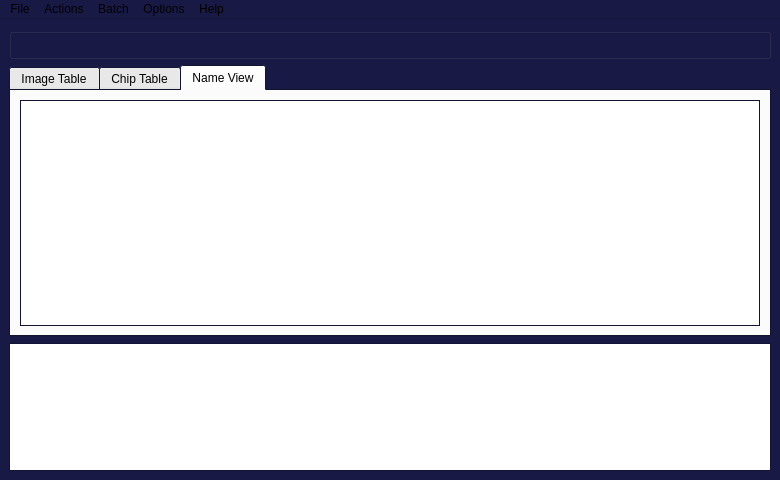
<?xml version="1.0" encoding="UTF-8"?>
<ui version="4.0">
 <class>mainSkel</class>
 <widget class="QMainWindow" name="mainSkel">
  <property name="windowModality">
   <enum>Qt::NonModal</enum>
  </property>
  <property name="geometry">
   <rect>
    <x>0</x>
    <y>0</y>
    <width>780</width>
    <height>480</height>
   </rect>
  </property>
  <property name="palette">
   <palette>
    <active>
     <colorrole role="Base">
      <brush brushstyle="SolidPattern">
       <color alpha="255">
        <red>255</red>
        <green>255</green>
        <blue>255</blue>
       </color>
      </brush>
     </colorrole>
     <colorrole role="Window">
      <brush brushstyle="SolidPattern">
       <color alpha="255">
        <red>25</red>
        <green>25</green>
        <blue>70</blue>
       </color>
      </brush>
     </colorrole>
    </active>
    <inactive>
     <colorrole role="Base">
      <brush brushstyle="SolidPattern">
       <color alpha="255">
        <red>255</red>
        <green>255</green>
        <blue>255</blue>
       </color>
      </brush>
     </colorrole>
     <colorrole role="Window">
      <brush brushstyle="SolidPattern">
       <color alpha="255">
        <red>25</red>
        <green>25</green>
        <blue>70</blue>
       </color>
      </brush>
     </colorrole>
    </inactive>
    <disabled>
     <colorrole role="Base">
      <brush brushstyle="SolidPattern">
       <color alpha="255">
        <red>25</red>
        <green>25</green>
        <blue>70</blue>
       </color>
      </brush>
     </colorrole>
     <colorrole role="Window">
      <brush brushstyle="SolidPattern">
       <color alpha="255">
        <red>25</red>
        <green>25</green>
        <blue>70</blue>
       </color>
      </brush>
     </colorrole>
    </disabled>
   </palette>
  </property>
  <property name="windowTitle">
   <string>HotSpotter</string>
  </property>
  <property name="windowIcon">
   <iconset resource="resources_MainSkel.qrc">
    <normaloff>:/newPrefix/hsicon.png</normaloff>:/newPrefix/hsicon.png</iconset>
  </property>
  <property name="documentMode">
   <bool>false</bool>
  </property>
  <property name="tabShape">
   <enum>QTabWidget::Rounded</enum>
  </property>
  <widget class="QWidget" name="centralwidget">
   <layout class="QGridLayout" name="gridLayout">
    <item row="2" column="0">
     <widget class="QTabWidget" name="TableTabWidget">
      <property name="sizePolicy">
       <sizepolicy hsizetype="Expanding" vsizetype="Maximum">
        <horstretch>0</horstretch>
        <verstretch>0</verstretch>
       </sizepolicy>
      </property>
      <property name="maximumSize">
       <size>
        <width>16777215</width>
        <height>1200</height>
       </size>
      </property>
      <property name="currentIndex">
       <number>2</number>
      </property>
      <property name="tabsClosable">
       <bool>false</bool>
      </property>
      <widget class="QWidget" name="imageTab">
       <attribute name="title">
        <string>Image Table</string>
       </attribute>
       <layout class="QVBoxLayout" name="verticalLayout_6">
        <item>
         <layout class="QVBoxLayout" name="imageView">
          <item>
           <widget class="QTableWidget" name="gxs_TBL">
            <property name="autoFillBackground">
             <bool>true</bool>
            </property>
            <attribute name="horizontalHeaderCascadingSectionResizes">
             <bool>true</bool>
            </attribute>
            <attribute name="horizontalHeaderDefaultSectionSize">
             <number>150</number>
            </attribute>
            <attribute name="horizontalHeaderStretchLastSection">
             <bool>true</bool>
            </attribute>
            <attribute name="verticalHeaderCascadingSectionResizes">
             <bool>false</bool>
            </attribute>
           </widget>
          </item>
         </layout>
        </item>
        <item>
         <widget class="QGroupBox" name="horizontalGroupBox">
          <layout class="QHBoxLayout" name="horizontalLayout_4">
           <item>
            <widget class="QPushButton" name="pushButton">
             <property name="text">
              <string>Import Image(s)</string>
             </property>
            </widget>
           </item>
           <item>
            <widget class="QPushButton" name="AutoChip">
             <property name="text">
              <string>AutoChip</string>
             </property>
            </widget>
           </item>
          </layout>
         </widget>
        </item>
       </layout>
      </widget>
      <widget class="QWidget" name="chipTab">
       <attribute name="title">
        <string>Chip Table</string>
       </attribute>
       <layout class="QVBoxLayout" name="verticalLayout_7">
        <item>
         <layout class="QVBoxLayout" name="chipView">
          <item>
           <widget class="QTableWidget" name="cxs_TBL"/>
          </item>
         </layout>
        </item>
        <item>
         <widget class="QGroupBox" name="horizontalGroupBox">
          <layout class="QHBoxLayout" name="horizontalLayout_5">
           <item>
            <widget class="QPushButton" name="AutoQuery">
             <property name="text">
              <string>AutoQuery</string>
             </property>
            </widget>
           </item>
           <item>
            <widget class="QPushButton" name="Cluster">
             <property name="text">
              <string>Cluster</string>
             </property>
            </widget>
           </item>
           <item>
            <widget class="QPushButton" name="ShowMatrices">
             <property name="text">
              <string>Show Matrices</string>
             </property>
            </widget>
           </item>
           <item>
            <widget class="QPushButton" name="SortToFolders">
             <property name="text">
              <string>Sort to Folders</string>
             </property>
            </widget>
           </item>
          </layout>
         </widget>
        </item>
       </layout>
      </widget>
      <widget class="QWidget" name="nameTab">
       <attribute name="title">
        <string>Name View</string>
       </attribute>
       <layout class="QVBoxLayout" name="verticalLayout_8">
        <item>
         <layout class="QVBoxLayout" name="nameView">
          <item>
           <widget class="QTableWidget" name="nxs_TBL"/>
          </item>
         </layout>
        </item>
       </layout>
      </widget>
     </widget>
    </item>
    <item row="0" column="0">
     <widget class="QGroupBox" name="logo_space">
      <property name="enabled">
       <bool>true</bool>
      </property>
      <property name="sizePolicy">
       <sizepolicy hsizetype="Preferred" vsizetype="Fixed">
        <horstretch>0</horstretch>
        <verstretch>0</verstretch>
       </sizepolicy>
      </property>
      <property name="focusPolicy">
       <enum>Qt::NoFocus</enum>
      </property>
      <property name="contextMenuPolicy">
       <enum>Qt::NoContextMenu</enum>
      </property>
      <property name="acceptDrops">
       <bool>false</bool>
      </property>
      <property name="accessibleDescription">
       <string/>
      </property>
      <property name="flat">
       <bool>false</bool>
      </property>
      <property name="checkable">
       <bool>false</bool>
      </property>
      <layout class="QHBoxLayout" name="horizontalLayout">
       <property name="leftMargin">
        <number>0</number>
       </property>
       <property name="topMargin">
        <number>0</number>
       </property>
       <property name="rightMargin">
        <number>0</number>
       </property>
       <property name="bottomMargin">
        <number>0</number>
       </property>
       <item>
        <widget class="QLabel" name="label_2">
         <property name="maximumSize">
          <size>
           <width>175</width>
           <height>60</height>
          </size>
         </property>
         <property name="text">
          <string/>
         </property>
         <property name="pixmap">
          <pixmap resource="resources_MainSkel.qrc">:/newPrefix/SeattleUMain-red-background.png</pixmap>
         </property>
         <property name="scaledContents">
          <bool>true</bool>
         </property>
         <property name="wordWrap">
          <bool>true</bool>
         </property>
        </widget>
       </item>
       <item>
        <widget class="QLabel" name="label">
         <property name="sizePolicy">
          <sizepolicy hsizetype="Fixed" vsizetype="Preferred">
           <horstretch>0</horstretch>
           <verstretch>0</verstretch>
          </sizepolicy>
         </property>
         <property name="maximumSize">
          <size>
           <width>75</width>
           <height>75</height>
          </size>
         </property>
         <property name="text">
          <string/>
         </property>
         <property name="pixmap">
          <pixmap resource="resources_MainSkel.qrc">:/newPrefix/hsicon.png</pixmap>
         </property>
         <property name="scaledContents">
          <bool>true</bool>
         </property>
        </widget>
       </item>
       <item>
        <widget class="QLabel" name="PantheraLogo">
         <property name="sizePolicy">
          <sizepolicy hsizetype="Maximum" vsizetype="Maximum">
           <horstretch>0</horstretch>
           <verstretch>0</verstretch>
          </sizepolicy>
         </property>
         <property name="maximumSize">
          <size>
           <width>150</width>
           <height>75</height>
          </size>
         </property>
         <property name="layoutDirection">
          <enum>Qt::LeftToRight</enum>
         </property>
         <property name="text">
          <string/>
         </property>
         <property name="pixmap">
          <pixmap resource="resources_MainSkel.qrc">:/newPrefix/Logo_DarkBackgrounds.png</pixmap>
         </property>
         <property name="scaledContents">
          <bool>true</bool>
         </property>
         <property name="alignment">
          <set>Qt::AlignRight|Qt::AlignTrailing|Qt::AlignVCenter</set>
         </property>
         <property name="wordWrap">
          <bool>false</bool>
         </property>
        </widget>
       </item>
      </layout>
     </widget>
    </item>
    <item row="3" column="0">
     <widget class="QTextEdit" name="textEdit">
      <property name="sizePolicy">
       <sizepolicy hsizetype="Expanding" vsizetype="Maximum">
        <horstretch>0</horstretch>
        <verstretch>0</verstretch>
       </sizepolicy>
      </property>
      <property name="maximumSize">
       <size>
        <width>16777215</width>
        <height>150</height>
       </size>
      </property>
     </widget>
    </item>
   </layout>
  </widget>
  <widget class="QMenuBar" name="menubar">
   <property name="geometry">
    <rect>
     <x>0</x>
     <y>0</y>
     <width>780</width>
     <height>22</height>
    </rect>
   </property>
   <widget class="QMenu" name="menuFile">
    <property name="title">
     <string>File</string>
    </property>
    <addaction name="actionNew_Database"/>
    <addaction name="actionOpen_Database"/>
    <addaction name="separator"/>
    <addaction name="actionSave_Database"/>
    <addaction name="separator"/>
    <addaction name="actionImport_Images_Select_file_s"/>
    <addaction name="actionImport_Images_Select_Directory"/>
    <addaction name="separator"/>
    <addaction name="actionQuit"/>
   </widget>
   <widget class="QMenu" name="menuActions">
    <property name="title">
     <string>Actions</string>
    </property>
    <addaction name="actionAdd_Chip"/>
    <addaction name="actionNew_Chip_Property"/>
    <addaction name="separator"/>
    <addaction name="actionQuery"/>
    <addaction name="separator"/>
    <addaction name="actionReselect_ROI"/>
    <addaction name="actionReselect_Orientation"/>
    <addaction name="separator"/>
    <addaction name="actionSelect_Next"/>
    <addaction name="separator"/>
    <addaction name="actionDelete_Chip"/>
    <addaction name="actionDelete_Image"/>
   </widget>
   <widget class="QMenu" name="menuBatch">
    <property name="title">
     <string>Batch</string>
    </property>
    <addaction name="actionPrecompute_Chips_Features"/>
    <addaction name="actionPrecompute_Queries"/>
    <addaction name="separator"/>
    <addaction name="actionScale_All_ROIs"/>
    <addaction name="separator"/>
    <addaction name="actionConvert_All_Images_into_Chips"/>
   </widget>
   <widget class="QMenu" name="menuOptions">
    <property name="title">
     <string>Options</string>
    </property>
    <addaction name="actionLayout_Figures"/>
    <addaction name="separator"/>
   </widget>
   <widget class="QMenu" name="menuHelp">
    <property name="title">
     <string>Help</string>
    </property>
    <addaction name="actionAbout"/>
    <addaction name="actionView_Documentation"/>
    <addaction name="separator"/>
    <addaction name="actionView_Database_Dir"/>
    <addaction name="actionView_Computed_Dir"/>
    <addaction name="actionView_Global_Dir"/>
    <addaction name="separator"/>
    <addaction name="actionWrite_Logs"/>
    <addaction name="separator"/>
    <addaction name="actionDelete_Cached_Query_Results"/>
    <addaction name="actionDelete_Computed_Directory"/>
    <addaction name="actionDelete_Global_Preferences"/>
    <addaction name="separator"/>
    <addaction name="actionDeveloper_Mode_IPython"/>
    <addaction name="actionDeveloper_Reload"/>
   </widget>
   <addaction name="menuFile"/>
   <addaction name="menuActions"/>
   <addaction name="menuBatch"/>
   <addaction name="menuOptions"/>
   <addaction name="menuHelp"/>
  </widget>
  <action name="actionNew_Database">
   <property name="text">
    <string>New Database</string>
   </property>
  </action>
  <action name="actionOpen_Database">
   <property name="text">
    <string>Open Database</string>
   </property>
  </action>
  <action name="actionSave_Database">
   <property name="text">
    <string>Save Database</string>
   </property>
  </action>
  <action name="actionImport_Images_Select_file_s">
   <property name="text">
    <string>Import Images (Select file(s))</string>
   </property>
  </action>
  <action name="actionImport_Images_Select_Directory">
   <property name="text">
    <string>Import Images (Select Directory)</string>
   </property>
  </action>
  <action name="actionQuit">
   <property name="text">
    <string>Quit</string>
   </property>
  </action>
  <action name="actionAdd_Chip">
   <property name="text">
    <string>Add Chip</string>
   </property>
  </action>
  <action name="actionNew_Chip_Property">
   <property name="text">
    <string>New Chip Property</string>
   </property>
  </action>
  <action name="actionQuery">
   <property name="text">
    <string>Query</string>
   </property>
  </action>
  <action name="actionReselect_ROI">
   <property name="text">
    <string>Reselect ROI</string>
   </property>
  </action>
  <action name="actionReselect_Orientation">
   <property name="text">
    <string>Reselect Orientation</string>
   </property>
  </action>
  <action name="actionSelect_Next">
   <property name="text">
    <string>Select Next</string>
   </property>
  </action>
  <action name="actionDelete_Chip">
   <property name="text">
    <string>Delete Chip</string>
   </property>
  </action>
  <action name="actionDelete_Image">
   <property name="text">
    <string>Delete Image</string>
   </property>
  </action>
  <action name="actionPrecompute_Chips_Features">
   <property name="text">
    <string>Precompute Chips/Features</string>
   </property>
  </action>
  <action name="actionPrecompute_Queries">
   <property name="text">
    <string>Precompute Queries</string>
   </property>
  </action>
  <action name="actionScale_All_ROIs">
   <property name="text">
    <string>Scale All ROIs</string>
   </property>
  </action>
  <action name="actionConvert_All_Images_into_Chips">
   <property name="text">
    <string>Convert All Images into Chips</string>
   </property>
  </action>
  <action name="actionLayout_Figures">
   <property name="text">
    <string>Layout Figures</string>
   </property>
  </action>
  <action name="actionAbout">
   <property name="text">
    <string>About</string>
   </property>
  </action>
  <action name="actionView_Documentation">
   <property name="text">
    <string>View Documentation</string>
   </property>
  </action>
  <action name="actionView_Database_Dir">
   <property name="text">
    <string>View Database Dir</string>
   </property>
  </action>
  <action name="actionView_Computed_Dir">
   <property name="text">
    <string>View Computed Dir</string>
   </property>
  </action>
  <action name="actionView_Global_Dir">
   <property name="text">
    <string>View Global Dir</string>
   </property>
  </action>
  <action name="actionWrite_Logs">
   <property name="text">
    <string>Write Logs</string>
   </property>
  </action>
  <action name="actionDelete_Cached_Query_Results">
   <property name="text">
    <string>Delete Cached Query Results</string>
   </property>
  </action>
  <action name="actionDelete_Computed_Directory">
   <property name="text">
    <string>Delete Computed Directory</string>
   </property>
  </action>
  <action name="actionDelete_Global_Preferences">
   <property name="text">
    <string>Delete Global Preferences</string>
   </property>
  </action>
  <action name="actionDeveloper_Mode_IPython">
   <property name="text">
    <string>Developer Mode (IPython)</string>
   </property>
  </action>
  <action name="actionDeveloper_Reload">
   <property name="text">
    <string>Developer Reload</string>
   </property>
  </action>
 </widget>
 <resources>
  <include location="resources_MainSkel.qrc"/>
  <include location="resources_MainSkel.qrc"/>
 </resources>
 <connections/>
</ui>
